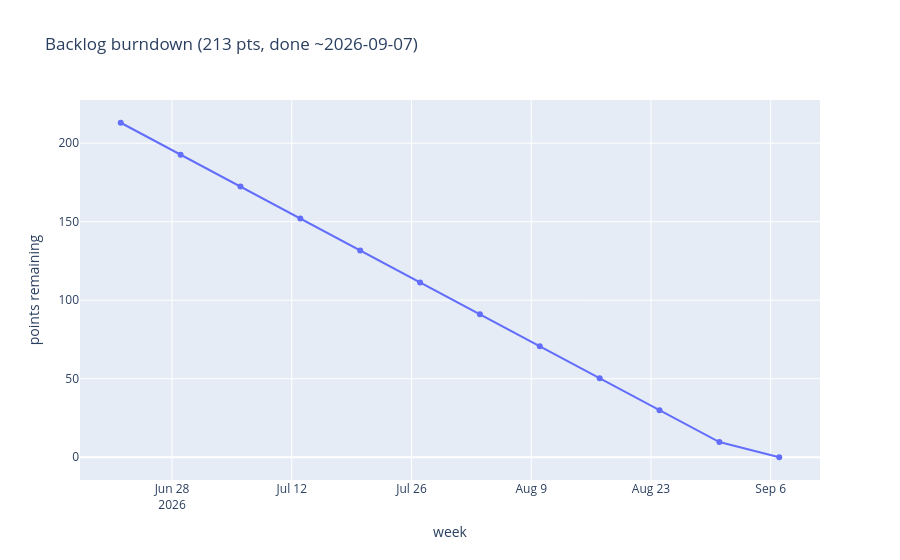

Notebook code for this chart:
### Markdown cell above
## Backlog burndown
Historical completion followed by a forward projection at current velocity.

### Code cell
proj = burndown.project_burndown(items, v)
total = burndown.backlog_total(items)
fig = go.Figure(go.Scatter(
    x=[str(wk) for wk, _ in proj],
    y=[rem for _, rem in proj],
    mode="lines+markers",
    name="projected remaining",
))
finish = proj[-1][0] if len(proj) > 1 else None
title = f"Backlog burndown ({total} pts" + (f", done ~{finish})" if finish else ")")
fig.update_layout(title=title, xaxis_title="week", yaxis_title="points remaining")
fig.show()

### Figure 1 — Plotly figure (JSON) as saved in the notebook; plotly's stock layout.template omitted (floating-point values rounded to 4 significant figures)
{"data": [{"mode": "lines+markers", "name": "projected remaining", "type": "scatter", "x": ["2026-06-22", "2026-06-29", "2026-07-06", "2026-07-13", "2026-07-20", "2026-07-27", "2026-08-03", "2026-08-10", "2026-08-17", "2026-08-24", "2026-08-31", "2026-09-07"], "y": [213, 192.7, 172.3, 152, 131.7, 111.3, 91, 70.67, 50.33, 30, 9.667, 0]}], "layout": {"title": {"text": "Backlog burndown (213 pts, done ~2026-09-07)"}, "xaxis": {"title": {"text": "week"}}, "yaxis": {"title": {"text": "points remaining"}}}}
